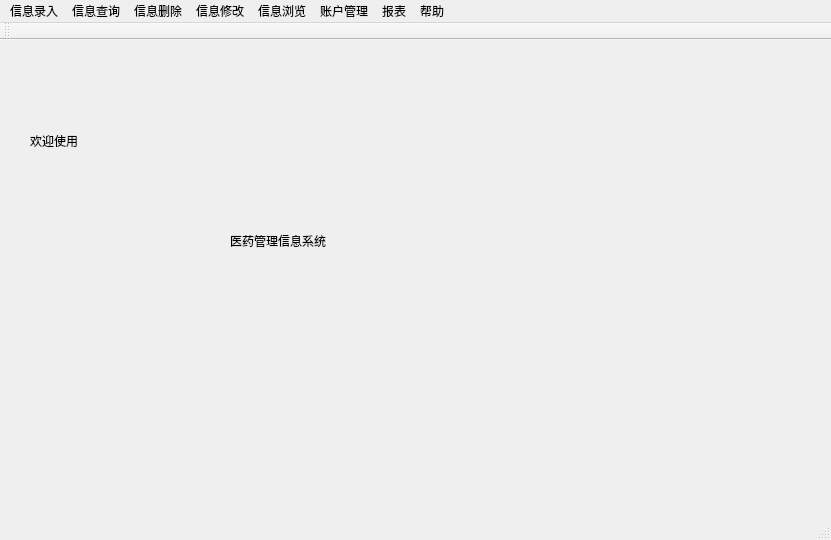
<?xml version="1.0" encoding="UTF-8"?>
<ui version="4.0">
 <class>MainWindow</class>
 <widget class="QMainWindow" name="MainWindow">
  <property name="geometry">
   <rect>
    <x>0</x>
    <y>0</y>
    <width>831</width>
    <height>540</height>
   </rect>
  </property>
  <property name="minimumSize">
   <size>
    <width>831</width>
    <height>540</height>
   </size>
  </property>
  <property name="maximumSize">
   <size>
    <width>831</width>
    <height>540</height>
   </size>
  </property>
  <property name="windowTitle">
   <string>医药信息管理系统</string>
  </property>
  <widget class="QWidget" name="centralWidget">
   <widget class="QLabel" name="label">
    <property name="geometry">
     <rect>
      <x>30</x>
      <y>0</y>
      <width>741</width>
      <height>201</height>
     </rect>
    </property>
    <property name="sizePolicy">
     <sizepolicy hsizetype="Preferred" vsizetype="Preferred">
      <horstretch>0</horstretch>
      <verstretch>0</verstretch>
     </sizepolicy>
    </property>
    <property name="styleSheet">
     <string notr="true">font: 36pt &quot;方正舒体&quot;;</string>
    </property>
    <property name="text">
     <string>欢迎使用</string>
    </property>
   </widget>
   <widget class="QLabel" name="label_3">
    <property name="geometry">
     <rect>
      <x>-10</x>
      <y>230</y>
      <width>241</width>
      <height>251</height>
     </rect>
    </property>
    <property name="text">
     <string/>
    </property>
    <property name="pixmap">
     <pixmap>C:/Users/Administrator/Desktop/医药管理图片/timg (1).gif</pixmap>
    </property>
   </widget>
   <widget class="QLabel" name="label_4">
    <property name="geometry">
     <rect>
      <x>170</x>
      <y>-60</y>
      <width>711</width>
      <height>531</height>
     </rect>
    </property>
    <property name="text">
     <string/>
    </property>
    <property name="pixmap">
     <pixmap>C:/Users/Administrator/Desktop/医药管理图片/timg (3).jpg</pixmap>
    </property>
   </widget>
   <widget class="QLabel" name="label_2">
    <property name="geometry">
     <rect>
      <x>230</x>
      <y>100</y>
      <width>741</width>
      <height>201</height>
     </rect>
    </property>
    <property name="sizePolicy">
     <sizepolicy hsizetype="Preferred" vsizetype="Preferred">
      <horstretch>0</horstretch>
      <verstretch>0</verstretch>
     </sizepolicy>
    </property>
    <property name="styleSheet">
     <string notr="true">font: 36pt &quot;方正舒体&quot;;</string>
    </property>
    <property name="text">
     <string>医药管理信息系统</string>
    </property>
   </widget>
   <zorder>label_4</zorder>
   <zorder>label_3</zorder>
   <zorder>label</zorder>
   <zorder>label_2</zorder>
  </widget>
  <widget class="QMenuBar" name="menuBar">
   <property name="geometry">
    <rect>
     <x>0</x>
     <y>0</y>
     <width>831</width>
     <height>26</height>
    </rect>
   </property>
   <widget class="QMenu" name="menu">
    <property name="title">
     <string>信息录入</string>
    </property>
    <addaction name="separator"/>
    <addaction name="action_addcus"/>
    <addaction name="separator"/>
    <addaction name="action_addsales"/>
    <addaction name="separator"/>
    <addaction name="action_addmedi"/>
    <addaction name="separator"/>
   </widget>
   <widget class="QMenu" name="menu_2">
    <property name="title">
     <string>信息查询</string>
    </property>
    <addaction name="separator"/>
    <addaction name="action_findcus"/>
    <addaction name="separator"/>
    <addaction name="action_findsales"/>
    <addaction name="separator"/>
    <addaction name="action_findmedi"/>
    <addaction name="separator"/>
   </widget>
   <widget class="QMenu" name="menu_3">
    <property name="title">
     <string>信息删除</string>
    </property>
    <addaction name="separator"/>
    <addaction name="action_delectcus"/>
    <addaction name="separator"/>
    <addaction name="action_delectsales"/>
    <addaction name="separator"/>
    <addaction name="action_delectmedi"/>
    <addaction name="separator"/>
   </widget>
   <widget class="QMenu" name="menu_4">
    <property name="title">
     <string>信息修改</string>
    </property>
    <addaction name="separator"/>
    <addaction name="action_xiugaicus"/>
    <addaction name="separator"/>
    <addaction name="action_xiugaisales"/>
    <addaction name="separator"/>
    <addaction name="action_xiugaimedi"/>
    <addaction name="separator"/>
   </widget>
   <widget class="QMenu" name="menu_5">
    <property name="title">
     <string>信息浏览</string>
    </property>
    <addaction name="separator"/>
    <addaction name="separator"/>
    <addaction name="action_readcus"/>
    <addaction name="separator"/>
    <addaction name="action_readsales"/>
    <addaction name="separator"/>
    <addaction name="action_readmedi"/>
    <addaction name="separator"/>
   </widget>
   <widget class="QMenu" name="menu_6">
    <property name="title">
     <string>账户管理</string>
    </property>
    <addaction name="action_tianjia"/>
    <addaction name="separator"/>
    <addaction name="action_shanaccount"/>
    <addaction name="separator"/>
    <addaction name="action_gaimima"/>
    <addaction name="separator"/>
   </widget>
   <widget class="QMenu" name="menu_7">
    <property name="title">
     <string>报表</string>
    </property>
    <addaction name="action_baobiao"/>
    <addaction name="separator"/>
   </widget>
   <widget class="QMenu" name="menu_8">
    <property name="title">
     <string>帮助</string>
    </property>
    <addaction name="action_2"/>
    <addaction name="separator"/>
   </widget>
   <addaction name="menu"/>
   <addaction name="menu_2"/>
   <addaction name="menu_3"/>
   <addaction name="menu_4"/>
   <addaction name="menu_5"/>
   <addaction name="menu_6"/>
   <addaction name="menu_7"/>
   <addaction name="menu_8"/>
  </widget>
  <widget class="QToolBar" name="mainToolBar">
   <attribute name="toolBarArea">
    <enum>TopToolBarArea</enum>
   </attribute>
   <attribute name="toolBarBreak">
    <bool>false</bool>
   </attribute>
  </widget>
  <widget class="QStatusBar" name="statusBar"/>
  <action name="action_findcus">
   <property name="text">
    <string>查询顾客信息</string>
   </property>
  </action>
  <action name="action_findsales">
   <property name="text">
    <string>查询经办人信息</string>
   </property>
  </action>
  <action name="action_findmedi">
   <property name="text">
    <string>查询药品信息</string>
   </property>
  </action>
  <action name="action_addcus">
   <property name="text">
    <string>录入顾客信息</string>
   </property>
  </action>
  <action name="action_addsales">
   <property name="text">
    <string>录入经办人信息</string>
   </property>
  </action>
  <action name="action_addmedi">
   <property name="text">
    <string>录入药品信息</string>
   </property>
  </action>
  <action name="action_delectcus">
   <property name="text">
    <string>删除顾客信息</string>
   </property>
  </action>
  <action name="action_delectsales">
   <property name="text">
    <string>删除经办人信息</string>
   </property>
  </action>
  <action name="action_delectmedi">
   <property name="text">
    <string>删除药品信息</string>
   </property>
  </action>
  <action name="action_xiugaicus">
   <property name="text">
    <string>修改顾客信息</string>
   </property>
  </action>
  <action name="action_xiugaisales">
   <property name="text">
    <string>修改经办人信息</string>
   </property>
  </action>
  <action name="action_xiugaimedi">
   <property name="text">
    <string>修改药品信息</string>
   </property>
  </action>
  <action name="action_readcus">
   <property name="text">
    <string>浏览顾客信息</string>
   </property>
  </action>
  <action name="action_readsales">
   <property name="text">
    <string>浏览经办人信息</string>
   </property>
  </action>
  <action name="action_readmedi">
   <property name="text">
    <string>浏览药品信息</string>
   </property>
  </action>
  <action name="action_gaimima">
   <property name="text">
    <string>修改密码</string>
   </property>
  </action>
  <action name="action_baobiao">
   <property name="text">
    <string>信息报表</string>
   </property>
  </action>
  <action name="action_tianjia">
   <property name="text">
    <string>添加账号</string>
   </property>
  </action>
  <action name="action_shanaccount">
   <property name="text">
    <string>删除账户</string>
   </property>
  </action>
  <action name="action_2">
   <property name="text">
    <string>关于系统</string>
   </property>
  </action>
 </widget>
 <layoutdefault spacing="6" margin="11"/>
 <resources/>
 <connections/>
</ui>
